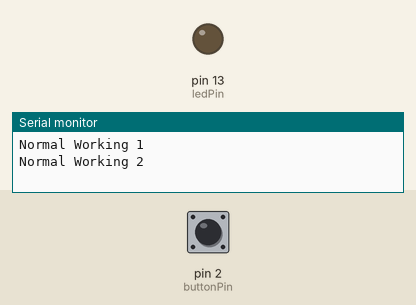
A sketch run on a simulated Arduino Uno, built with avr-gcc and run on an emulated ATmega328P. Shown: output pins drawn as LEDs (lit = HIGH), the last lines printed to the serial monitor. The inputs (shaded band) are chosen by the test bench; at power-on: pin 2 (buttonPin) LOW.

Above: at 1.2 s.
1.3 s: pin 2 (buttonPin) pulled HIGH for 0.15 s
At 1.37 s:
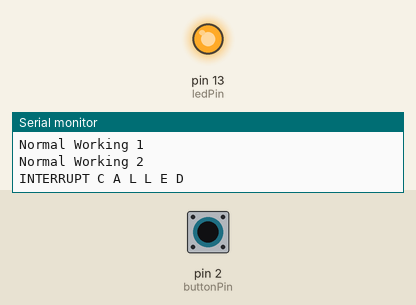
2.9 s: pin 2 (buttonPin) pulled HIGH for 3.2 s
At 7.0 s:
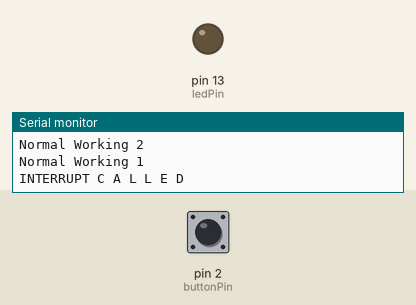
Timing chart, 0 to 8.5 s (numbered marks = the images above; inputs shaded):
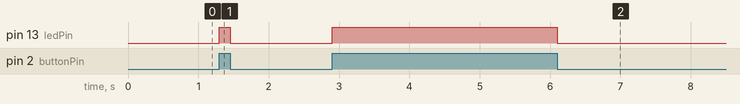

Measured:
- after the input at 1.3 s, pin 13 (ledPin): LOW → HIGH at once, → LOW 0.15 s later
- after the input at 2.9 s, pin 13 (ledPin): LOW → HIGH at once, → LOW 3.2 s later

The sketch:

esempio1.ino
```cpp
const int buttonPin = 2;    // the number of the pushbutton pin
const int ledPin =  13;    // the number of the LED pin

// variables will change:
volatile int buttonState = 0;      // variable for reading the pushbutton status

void setup() {
	Serial.begin(9600);

	pinMode(ledPin, OUTPUT);				// initialize the LED pin as an output:
	pinMode(buttonPin, INPUT);				// initialize the pushbutton pin as an input:
	attachInterrupt(0, pin_ISR, CHANGE);	// Attach an interrupt to the ISR vector
}

void loop() {
	// Nothing here!
	while(1) {
		Serial.println("Normal Working 1");
		delay(1000);
		Serial.println("Normal Working 2");
		delay(1000);
	}
}

void pin_ISR() {
	buttonState = digitalRead(buttonPin);
	digitalWrite(ledPin, buttonState);
	Serial.println("INTERRUPT C A L L E D");
}
```
